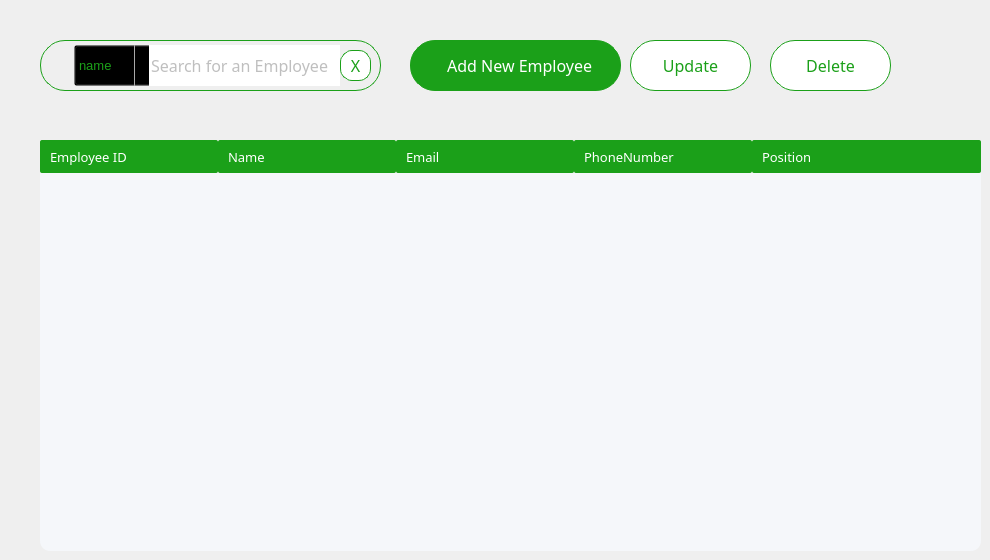
     <widget class="QWidget" name="default_employee">
      <widget class="QGroupBox" name="search_2">
       <property name="geometry">
        <rect>
         <x>40</x>
         <y>40</y>
         <width>341</width>
         <height>51</height>
        </rect>
       </property>
       <property name="font">
        <font>
         <family>Lexend Light</family>
        </font>
       </property>
       <property name="styleSheet">
        <string notr="true">border-radius:25px;
border-color: rgb(27, 160, 25);
border-width : 1.2px;
border-style:solid;
background-color:#white;</string>
       </property>
       <property name="title">
        <string/>
       </property>
       <property name="flat">
        <bool>false</bool>
       </property>
       <property name="checkable">
        <bool>false</bool>
       </property>
       <widget class="QLabel" name="search_icon">
        <property name="geometry">
         <rect>
          <x>10</x>
          <y>15</y>
          <width>21</width>
          <height>21</height>
         </rect>
        </property>
        <property name="styleSheet">
         <string notr="true">background:none;
border-radius: 20px;
border: 1px solid;
border-color:none;
</string>
        </property>
        <property name="text">
         <string/>
        </property>
        <property name="pixmap">
         <pixmap resource="resources.qrc">:/images/Icon.png</pixmap>
        </property>
        <property name="scaledContents">
         <bool>true</bool>
        </property>
       </widget>
      </widget>
      <widget class="QPushButton" name="add_employee_btn">
       <property name="geometry">
        <rect>
         <x>410</x>
         <y>40</y>
         <width>211</width>
         <height>51</height>
        </rect>
       </property>
       <property name="styleSheet">
        <string notr="true">*{
border-radius:25px;
color:white;
font-family: Lexend;
font-size:16px;
border-color: rgb(27, 160, 25);
border-width : 1.2px;
border-style:solid;
background-color:#1ba019;
}
QPushButton:hover
{
background:#013220;
color:white;
border-left:3px solid white ; 
border-color:none;
border-radius:25px;
}
QPushButton:pressed
{
background:#013220;
color:white;
border-radius:25px;
font-family: Lexend;
font-size:16px;
border-left:3.2px solid white ; 


/*background: qlineargradient(x1: 0, y1: 0, x2: 0, y2: 1,
                                stop: 0 #ffffff, stop: 1 #dcdcdc);*/
}</string>
       </property>
       <property name="text">
        <string>  Add New Employee</string>
       </property>
       <property name="icon">
        <iconset>
         <normalon>:/images/add-circle.png</normalon>
        </iconset>
       </property>
       <property name="iconSize">
        <size>
         <width>200</width>
         <height>200</height>
        </size>
       </property>
       <property name="autoRepeatInterval">
        <number>100</number>
       </property>
      </widget>
      <widget class="QTableWidget" name="table">
       <property name="geometry">
        <rect>
         <x>40</x>
         <y>140</y>
         <width>941</width>
         <height>411</height>
        </rect>
       </property>
       <property name="font">
        <font>
         <family>Lexend</family>
         <pointsize>10</pointsize>
        </font>
       </property>
       <property name="layoutDirection">
        <enum>Qt::LeftToRight</enum>
       </property>
       <property name="styleSheet">
        <string notr="true">QTableWidget {
    border: none;
	background-color: #F5F7FA; /* Light gray */
border-radius:10px;
}
QHeaderView::section {
    background-color: #1ba019; 
    color: white;
    font: 500 12pt &quot;Lexend Medium&quot;;
    padding: 6px;
	border-radius:2px;
    padding-left: 10px; 
}

QScrollBar:vertical {
    border: none;
    background:  #1ba019;;
    width: 12px;
}
QScrollBar::add-page:vertical {
    background:  #F5F7FA;}
QScrollBar::sub-page:vertical {
    background: #F5F7FA;}</string>
       </property>
       <property name="frameShape">
        <enum>QFrame::NoFrame</enum>
       </property>
       <property name="lineWidth">
        <number>0</number>
       </property>
       <property name="verticalScrollBarPolicy">
        <enum>Qt::ScrollBarAsNeeded</enum>
       </property>
       <property name="sizeAdjustPolicy">
        <enum>QAbstractScrollArea::AdjustIgnored</enum>
       </property>
       <property name="autoScroll">
        <bool>true</bool>
       </property>
       <property name="editTriggers">
        <set>QAbstractItemView::NoEditTriggers</set>
       </property>
       <property name="showDropIndicator" stdset="0">
        <bool>false</bool>
       </property>
       <property name="dragEnabled">
        <bool>false</bool>
       </property>
       <property name="dragDropOverwriteMode">
        <bool>false</bool>
       </property>
       <property name="dragDropMode">
        <enum>QAbstractItemView::NoDragDrop</enum>
       </property>
       <property name="alternatingRowColors">
        <bool>false</bool>
       </property>
       <property name="selectionMode">
        <enum>QAbstractItemView::NoSelection</enum>
       </property>
       <property name="selectionBehavior">
        <enum>QAbstractItemView::SelectItems</enum>
       </property>
       <property name="showGrid">
        <bool>false</bool>
       </property>
       <property name="gridStyle">
        <enum>Qt::NoPen</enum>
       </property>
       <property name="sortingEnabled">
        <bool>false</bool>
       </property>
       <property name="wordWrap">
        <bool>false</bool>
       </property>
       <property name="cornerButtonEnabled">
        <bool>false</bool>
       </property>
       <attribute name="horizontalHeaderVisible">
        <bool>true</bool>
       </attribute>
       <attribute name="horizontalHeaderCascadingSectionResizes">
        <bool>false</bool>
       </attribute>
       <attribute name="horizontalHeaderMinimumSectionSize">
        <number>35</number>
       </attribute>
       <attribute name="horizontalHeaderDefaultSectionSize">
        <number>178</number>
       </attribute>
       <attribute name="horizontalHeaderHighlightSections">
        <bool>false</bool>
       </attribute>
       <attribute name="horizontalHeaderShowSortIndicator" stdset="0">
        <bool>true</bool>
       </attribute>
       <attribute name="horizontalHeaderStretchLastSection">
        <bool>true</bool>
       </attribute>
       <attribute name="verticalHeaderVisible">
        <bool>false</bool>
       </attribute>
       <attribute name="verticalHeaderCascadingSectionResizes">
        <bool>false</bool>
       </attribute>
       <attribute name="verticalHeaderMinimumSectionSize">
        <number>24</number>
       </attribute>
       <attribute name="verticalHeaderDefaultSectionSize">
        <number>40</number>
       </attribute>
       <attribute name="verticalHeaderHighlightSections">
        <bool>false</bool>
       </attribute>
       <attribute name="verticalHeaderShowSortIndicator" stdset="0">
        <bool>false</bool>
       </attribute>
       <attribute name="verticalHeaderStretchLastSection">
        <bool>false</bool>
       </attribute>
       <column>
        <property name="text">
         <string>Employee ID</string>
        </property>
        <property name="font">
         <font>
          <family>Lexend</family>
         </font>
        </property>
        <property name="textAlignment">
         <set>AlignLeading|AlignVCenter</set>
        </property>
       </column>
       <column>
        <property name="text">
         <string>Name</string>
        </property>
        <property name="font">
         <font>
          <family>Lexend</family>
         </font>
        </property>
        <property name="textAlignment">
         <set>AlignLeading|AlignVCenter</set>
        </property>
       </column>
       <column>
        <property name="text">
         <string>Email</string>
        </property>
        <property name="font">
         <font>
          <family>Lexend</family>
         </font>
        </property>
        <property name="textAlignment">
         <set>AlignLeading|AlignVCenter</set>
        </property>
       </column>
       <column>
        <property name="text">
         <string>PhoneNumber</string>
        </property>
        <property name="font">
         <font>
          <family>Lexend</family>
         </font>
        </property>
        <property name="textAlignment">
         <set>AlignLeading|AlignVCenter</set>
        </property>
       </column>
       <column>
        <property name="text">
         <string>Position</string>
        </property>
        <property name="font">
         <font>
          <family>Lexend</family>
         </font>
        </property>
        <property name="textAlignment">
         <set>AlignLeading|AlignVCenter</set>
        </property>
       </column>
      </widget>
      <widget class="QPushButton" name="update_employee_btn">
       <property name="geometry">
        <rect>
         <x>630</x>
         <y>40</y>
         <width>121</width>
         <height>51</height>
        </rect>
       </property>
       <property name="styleSheet">
        <string notr="true">*{
border-radius:25px;
color:#1ba019;
font-family: Lexend;
font-size:16px;
border-color: rgb(27, 160, 25);
border-width : 1.2px;
border-style:solid;
background-color:white;
}
QPushButton:hover
{
background:white;
color:#00b521;
border-left:3px solid #00b521 ; 
border-color:none;
border-radius:25px;
}
QPushButton:pressed
{
background:#013220;
color:#1ba019;
border-radius:25px;
font-family: Lexend;
font-size:16px;
border-left:3.2px solid #1BA019 ; 


/*background: qlineargradient(x1: 0, y1: 0, x2: 0, y2: 1,
                                stop: 0 #ffffff, stop: 1 #dcdcdc);*/
}</string>
       </property>
       <property name="text">
        <string>Update</string>
       </property>
       <property name="iconSize">
        <size>
         <width>200</width>
         <height>200</height>
        </size>
       </property>
       <property name="autoRepeatInterval">
        <number>100</number>
       </property>
      </widget>
      <widget class="QPushButton" name="delete_employee_btn">
       <property name="geometry">
        <rect>
         <x>770</x>
         <y>40</y>
         <width>121</width>
         <height>51</height>
        </rect>
       </property>
       <property name="styleSheet">
        <string notr="true">*{
border-radius:25px;
color:#1ba019;
font-family: Lexend;
font-size:16px;
border-color: rgb(27, 160, 25);
border-width : 1.2px;
border-style:solid;
background-color:white;
}
QPushButton:hover
{
background:white;
color:#00b521;
border-left:3px solid #00b521 ; 
border-color:none;
border-radius:25px;
}
QPushButton:pressed
{
background:#013220;
color:#1ba019;
border-radius:25px;
font-family: Lexend;
font-size:16px;
border-left:3.2px solid #1BA019 ; 


/*background: qlineargradient(x1: 0, y1: 0, x2: 0, y2: 1,
                                stop: 0 #ffffff, stop: 1 #dcdcdc);*/
}</string>
       </property>
       <property name="text">
        <string>Delete</string>
       </property>
       <property name="iconSize">
        <size>
         <width>200</width>
         <height>200</height>
        </size>
       </property>
       <property name="autoRepeatInterval">
        <number>100</number>
       </property>
      </widget>
      <widget class="QPushButton" name="searchReset">
       <property name="geometry">
        <rect>
         <x>340</x>
         <y>50</y>
         <width>31</width>
         <height>31</height>
        </rect>
       </property>
       <property name="styleSheet">
        <string notr="true">*{
border-radius:12px;
color:#1ba019;
font-family: Lexend;
font-size:16px;
border-color: rgb(27, 160, 25);
border-width : 1.2px;
border-style:solid;
background-color:white;
}
QPushButton:hover
{
background:white;
color:#00b521;
border-color:none;
border-radius:12px;
}
QPushButton:pressed
{
background:#013220;
color:#1ba019;
border-radius:12px;
font-family: Lexend;
font-size:16px;


/*background: qlineargradient(x1: 0, y1: 0, x2: 0, y2: 1,
                                stop: 0 #ffffff, stop: 1 #dcdcdc);*/
}</string>
       </property>
       <property name="text">
        <string>X</string>
       </property>
      </widget>
      <widget class="QComboBox" name="search">
       <property name="geometry">
        <rect>
         <x>74</x>
         <y>45</y>
         <width>81</width>
         <height>41</height>
        </rect>
       </property>
       <property name="font">
        <font>
         <pointsize>10</pointsize>
        </font>
       </property>
       <property name="styleSheet">
        <string notr="true">QComboBox {
color:#1ba019;
background-color:transparent;
}
QComboBox::drop-down {
       border: none;
       background: transparent;
       width: 0px;
    }
QComboBox::drop-down {
    subcontrol-origin: padding;
    subcontrol-position: top right;
    border-left-width: 1px;
    border-left-color: darkgray;
    border-left-style: solid; /* just a single line */
    border-top-right-radius: 3px; /* same radius as the QComboBox */
    border-bottom-right-radius: 3px;
}
</string>
       </property>
       <property name="insertPolicy">
        <enum>QComboBox::NoInsert</enum>
       </property>
       <property name="duplicatesEnabled">
        <bool>false</bool>
       </property>
       <item>
        <property name="text">
         <string>name</string>
        </property>
       </item>
       <item>
        <property name="text">
         <string>id</string>
        </property>
       </item>
      </widget>
      <widget class="QLineEdit" name="search_field">
       <property name="geometry">
        <rect>
         <x>149</x>
         <y>45</y>
         <width>191</width>
         <height>41</height>
        </rect>
       </property>
       <property name="font">
        <font>
         <family>Lexend</family>
         <pointsize>-1</pointsize>
        </font>
       </property>
       <property name="styleSheet">
        <string notr="true">border-radius:0px;
border-color: rgb(27, 160, 25);
border-width : 0x;
color:grey;
font-family: Lexend;
font-size:16px;</string>
       </property>
       <property name="inputMask">
        <string/>
       </property>
       <property name="text">
        <string/>
       </property>
       <property name="echoMode">
        <enum>QLineEdit::Normal</enum>
       </property>
       <property name="placeholderText">
        <string>Search for an Employee</string>
       </property>
      </widget>
      <zorder>search_2</zorder>
      <zorder>add_employee_btn</zorder>
      <zorder>table</zorder>
      <zorder>update_employee_btn</zorder>
      <zorder>delete_employee_btn</zorder>
      <zorder>search</zorder>
      <zorder>searchReset</zorder>
      <zorder>search_field</zorder>
     </widget>
